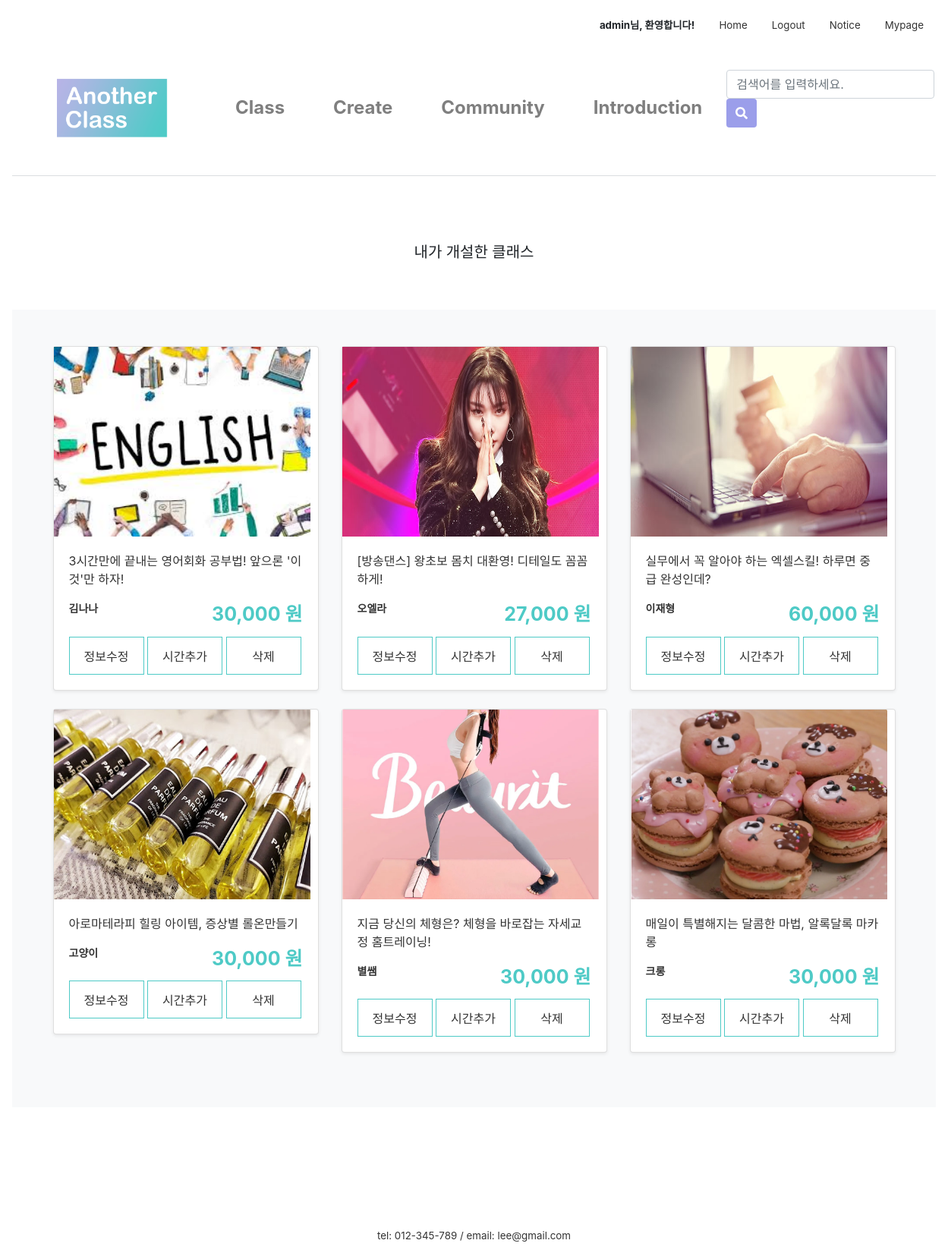
The page /mypage/myClass/ (signed in) on the database its author committed.
### firstApp/models.py (models this page shows, shortened)
class Class(models.Model):
    author = models.ForeignKey(settings.AUTH_USER_MODEL, on_delete=models.CASCADE, default=1)
    title = models.CharField(max_length=50)
    tutor = models.CharField(max_length=10)
    tutor_photo = ProcessedImageField(upload_to="tutor", processors=[ResizeToFill(300,300)], default='')
    tutor_insta = models.CharField(null=True, blank=True, max_length=50, default='')
    tutor_blog = models.CharField(null=True, blank=True, max_length=50, default='')
    tutor_youtube = models.CharField(null=True, blank=True, max_length=50, default='')
    category = models.ForeignKey('firstApp.Category', on_delete=models.CASCADE, default=1, related_name='category')
    area = models.ForeignKey('firstApp.Area', on_delete=models.CASCADE, default=1)
    photo = ProcessedImageField(upload_to="class", processors=[ResizeToFill(600,450)], default='')
    body = RichTextUploadingField(default='')
    tutor_body = RichTextUploadingField(default='')
    price = models.CharField(max_length=10)
    time = models.CharField(max_length=5)
    level = models.ForeignKey('firstApp.Level', on_delete=models.CASCADE, default=1, related_name='level')
    mode = models.ForeignKey('firstApp.Mode', on_delete=models.CASCADE, default=1, related_name='mode')
    in_min = models.PositiveIntegerField(null=True, blank=True, default='1')
    in_max = models.PositiveIntegerField(null=True, blank=True, default='1')
    like_user = models.ManyToManyField(settings.AUTH_USER_MODEL, related_name='like_class')
    like_count = models.PositiveIntegerField(default=0)

### firstApp/views.py (the view)
# urls.py: path('mypage/myClass/', views.myClass, name='myClass'),
@login_required(login_url='/login/')
def myClass(request):
    classs = Class.objects.filter(author=request.user)
    return render(request, 'firstApp/classlist.html', {'classs':classs})

### firstApp/templates/firstApp/classlist.html
{% extends 'firstApp/base.html' %}
{% load static %}
{% block content %}
    <h5>내가 개설한 클래스</h5>
    <div class="album py-5 bg-light">
        <div class="container">
            <div class="row">
                {% for class in classs %}
          <div class="col-md-4">
            <a class="productdetail"
               href="{% url 'product' class.id %}">
              <div class="card mb-4 shadow-sm">
              <img src="{{class.photo.url}}" width="338px" height="250px">
              <div class="card-body">
                <p class="class_title">{{class.title}}</p>
                  <small class="tutor_name">{{class.tutor}}</small>
                    <span class="class_price">{{class.price}} 원</span>
                    <div class="class-update-button">
                        <a class="abc" href="{% url 'update_class' class.id %}">정보수정</a>
                        <a class="abc" href="{% url 'update_time' class.id %}">시간추가</a>
                        <a class="abc" href="#">삭제</a>
                    </div>
                </div>
              </div>
            </a>
          </div>
          {% endfor %}
            </div>
        </div>
    </div>
    {% endblock content %}

### firstApp/templates/firstApp/base.html (shortened to what this page needs)
{% load static %}
<link rel="stylesheet" href="https://stackpath.bootstrapcdn.com/bootstrap/4.4.1/css/bootstrap.min.css"
>
<link rel="stylesheet" href="{% static 'css/base.css' %}">
<link rel="stylesheet" href="{% static 'css/navbar_custom.css' %}">
<div class="inner">
  <nav class="nav nav-masthead justify-content-end">
    {% if user.is_active %}
    <a class="nav-link"><strong>{{user.username}}님, 환영합니다!</strong></a>
    <a class="nav-link active" href="/">Home</a>
    <a class="nav-link" href="/logout">Logout</a>
    <a class="nav-link" href="#">Notice</a>
    <a class="nav-link" href="/mypage">Mypage</a>
    {% else %}
    <a class="nav-link active" href="/">Home</a>
    <a class="nav-link" href="/login">Login</a>
    <a class="nav-link" href="#">Notice</a>
    {% endif %}
  </nav>
</div>
<nav class="navbar navbar-expand-lg  navbar-light navbar-custom">
  <a class="navbar-brand" href="/main"><img src="{% static 'image\logo_1.png' %}" alt="Logo" style="width:230px;"></a>
  <div class="collapse navbar-collapse" id="navbarCollapse">
    <ul class="navbar-nav mr-auto">
      <li class="nav-item nav-item-custom">
        <a class="nav-link" href="/class_search">Class</a>
      </li>
      <li class="nav-item nav-item-custom">
        <a class="nav-link" href="/intro_createclass">Create</a>
      </li>
      <li class="nav-item nav-item-custom">
        <a class="nav-link" href="/community">Community</a>
      </li>
      <li class="nav-item nav-item-custom">
        <a class="nav-link" href="#">Introduction</a>
      </li>
    </ul>
    <form class="form-inline mt-2 mt-md-0" action="{% url 'searchResult' %}" method="get">
      <input class="form-control mr-sm-2" type="search" placeholder="검색어를 입력하세요." aria-label="Search" name="qq" value="{{ qq }}">
      <button class="btn btn-primary my-2 my-sm-0" type="submit" style="height:38px">
        <i class="fas fa-search"></i>
      </button>
    </form>
  </div>
</nav>
<main role="main">
  {% block content %}
  {% endblock content%}
</main>
<footer class="mastfoot mt-auto text-center">
  <div class="inner" style="margin-top:10rem;">
    <p style="margin:0">tel: 012-345-789 /
      email: lee@gmail.com</p>
  </div>
</footer>

### firstApp/static/css/base.css (style rules this page uses)
.class_price { float:right; color:#4ECAC6; font-weight:bold; font-size:25px; }
.tutor_name { font-weight:bold; font-size:14px; }
.class-update-button { float:left; text-align:center; list-style:none; }
.class-update-button .abc { display: inline-block; width:99px; margin-top:10px; padding-top:13px; border:1px solid #4ECAC6; height:50px; }
.mastfoot { color: #333; }
.inner { font-size:10pt; }
.btn-primary, .btn-primary:active, .btn-primary:visited { background-color: #9B9EEA !important; border:none !important; color:white !important; }
h5 { text-align: center; margin: 3rem; padding:1rem; }

### firstApp/static/css/navbar_custom.css (style rules this page uses)
a { color:#333; }
.navbar { border-bottom: 0.1px solid rgb(219, 222, 224); margin-bottom:3em; }
.navbar-custom { font-size: x-large; font-weight: bold; background-color: #fff; }
.nav-item-custom { padding-left: 1.5rem; padding-right: 1.5rem; }

### rows shown on the page
Class: photo (picture), title "3시간만에 끝내는 영어회화 공부법! 앞으론 '이것'만 하자!", tutor "김나나", price "30,000"
Class: photo (picture), title "[방송댄스] 왕초보 몸치 대환영! 디테일도 꼼꼼하게!", tutor "오엘라", price "27,000"
Class: photo (picture), title "실무에서 꼭 알아야 하는 엑셀스킬! 하루면 중급 완성인데?", tutor "이재형", price "60,000"
Class: photo (picture), title "아로마테라피 힐링 아이템, 증상별 롤온만들기", tutor "고양이", price "30,000"
Class: photo (picture), title "지금 당신의 체형은? 체형을 바로잡는 자세교정 홈트레이닝!", tutor "별쌤", price "30,000"
Class: photo (picture), title "매일이 특별해지는 달콤한 마법, 알록달록 마카롱", tutor "크롱", price "30,000"

### other values the page prints
{{ user.username }} "admin"
